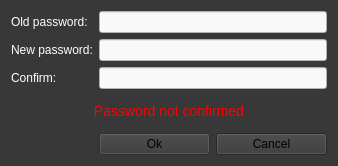
<?xml version="1.0" encoding="UTF-8"?>
<ui version="4.0">
 <class>ChangePasswordDialog</class>
 <widget class="QDialog" name="ChangePasswordDialog">
  <property name="geometry">
   <rect>
    <x>0</x>
    <y>0</y>
    <width>338</width>
    <height>166</height>
   </rect>
  </property>
  <property name="sizePolicy">
   <sizepolicy hsizetype="Fixed" vsizetype="Fixed">
    <horstretch>0</horstretch>
    <verstretch>0</verstretch>
   </sizepolicy>
  </property>
  <property name="minimumSize">
   <size>
    <width>338</width>
    <height>0</height>
   </size>
  </property>
  <property name="maximumSize">
   <size>
    <width>338</width>
    <height>16777215</height>
   </size>
  </property>
  <property name="windowTitle">
   <string>Change password</string>
  </property>
  <property name="styleSheet">
   <string notr="true">background-color: rgb(56, 56, 56);
color: rgb(255, 255, 255);</string>
  </property>
  <layout class="QGridLayout" name="gridLayout">
   <item row="4" column="1">
    <widget class="QPushButton" name="m_okButton">
     <property name="enabled">
      <bool>false</bool>
     </property>
     <property name="styleSheet">
      <string notr="true">color: rgb(0, 0, 0);</string>
     </property>
     <property name="text">
      <string>Ok</string>
     </property>
     <property name="default">
      <bool>true</bool>
     </property>
    </widget>
   </item>
   <item row="2" column="1" colspan="2">
    <widget class="QLineEdit" name="m_newPasswordConfirmationEdit">
     <property name="styleSheet">
      <string notr="true">color: rgb(0, 0, 0);
border-color:  rgb(76, 60, 77);
background-color: rgb(249, 249, 249);</string>
     </property>
     <property name="echoMode">
      <enum>QLineEdit::Password</enum>
     </property>
    </widget>
   </item>
   <item row="0" column="0">
    <widget class="QLabel" name="label_3">
     <property name="text">
      <string>Old password:</string>
     </property>
    </widget>
   </item>
   <item row="0" column="1" colspan="2">
    <widget class="QLineEdit" name="m_oldPasswordEdit">
     <property name="styleSheet">
      <string notr="true">color: rgb(0, 0, 0);
border-color:  rgb(76, 60, 77);
background-color: rgb(249, 249, 249);</string>
     </property>
     <property name="echoMode">
      <enum>QLineEdit::Password</enum>
     </property>
    </widget>
   </item>
   <item row="4" column="2">
    <widget class="QPushButton" name="m_cancelButton">
     <property name="styleSheet">
      <string notr="true">color: rgb(0, 0, 0);</string>
     </property>
     <property name="text">
      <string>Cancel</string>
     </property>
    </widget>
   </item>
   <item row="1" column="0">
    <widget class="QLabel" name="label">
     <property name="sizePolicy">
      <sizepolicy hsizetype="Maximum" vsizetype="Preferred">
       <horstretch>0</horstretch>
       <verstretch>0</verstretch>
      </sizepolicy>
     </property>
     <property name="text">
      <string>New password:</string>
     </property>
    </widget>
   </item>
   <item row="1" column="1" colspan="2">
    <widget class="QLineEdit" name="m_newPasswordEdit">
     <property name="sizePolicy">
      <sizepolicy hsizetype="Expanding" vsizetype="Fixed">
       <horstretch>0</horstretch>
       <verstretch>0</verstretch>
      </sizepolicy>
     </property>
     <property name="styleSheet">
      <string notr="true">color: rgb(0, 0, 0);
border-color:  rgb(76, 60, 77);
background-color: rgb(249, 249, 249);</string>
     </property>
     <property name="echoMode">
      <enum>QLineEdit::Password</enum>
     </property>
    </widget>
   </item>
   <item row="2" column="0">
    <widget class="QLabel" name="label_2">
     <property name="sizePolicy">
      <sizepolicy hsizetype="Maximum" vsizetype="Preferred">
       <horstretch>0</horstretch>
       <verstretch>0</verstretch>
      </sizepolicy>
     </property>
     <property name="text">
      <string>Confirm:</string>
     </property>
    </widget>
   </item>
   <item row="3" column="0" colspan="3">
    <widget class="QLabel" name="m_errorLabel">
     <property name="styleSheet">
      <string notr="true">color: rgb(255, 0, 0); font: 14px;</string>
     </property>
     <property name="text">
      <string>Password not confirmed</string>
     </property>
     <property name="alignment">
      <set>Qt::AlignCenter</set>
     </property>
    </widget>
   </item>
  </layout>
 </widget>
 <tabstops>
  <tabstop>m_oldPasswordEdit</tabstop>
  <tabstop>m_newPasswordEdit</tabstop>
  <tabstop>m_newPasswordConfirmationEdit</tabstop>
  <tabstop>m_okButton</tabstop>
  <tabstop>m_cancelButton</tabstop>
 </tabstops>
 <resources/>
 <connections>
  <connection>
   <sender>m_newPasswordEdit</sender>
   <signal>textChanged(QString)</signal>
   <receiver>ChangePasswordDialog</receiver>
   <slot>checkPassword(QString)</slot>
   <hints>
    <hint type="sourcelabel">
     <x>223</x>
     <y>64</y>
    </hint>
    <hint type="destinationlabel">
     <x>168</x>
     <y>82</y>
    </hint>
   </hints>
  </connection>
  <connection>
   <sender>m_newPasswordConfirmationEdit</sender>
   <signal>textChanged(QString)</signal>
   <receiver>ChangePasswordDialog</receiver>
   <slot>checkPassword(QString)</slot>
   <hints>
    <hint type="sourcelabel">
     <x>223</x>
     <y>103</y>
    </hint>
    <hint type="destinationlabel">
     <x>168</x>
     <y>82</y>
    </hint>
   </hints>
  </connection>
  <connection>
   <sender>m_okButton</sender>
   <signal>clicked()</signal>
   <receiver>ChangePasswordDialog</receiver>
   <slot>accept()</slot>
   <hints>
    <hint type="sourcelabel">
     <x>169</x>
     <y>141</y>
    </hint>
    <hint type="destinationlabel">
     <x>168</x>
     <y>82</y>
    </hint>
   </hints>
  </connection>
  <connection>
   <sender>m_cancelButton</sender>
   <signal>clicked()</signal>
   <receiver>ChangePasswordDialog</receiver>
   <slot>reject()</slot>
   <hints>
    <hint type="sourcelabel">
     <x>277</x>
     <y>141</y>
    </hint>
    <hint type="destinationlabel">
     <x>168</x>
     <y>82</y>
    </hint>
   </hints>
  </connection>
 </connections>
 <slots>
  <slot>checkPassword(QString)</slot>
 </slots>
</ui>
